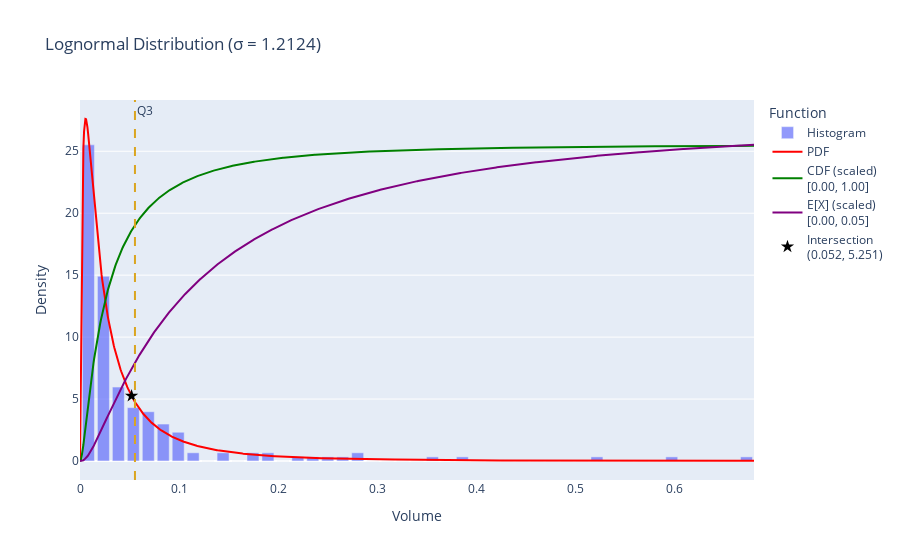

The code cell stored with this chart in its notebook:
### Markdown cell above
### Plot histogram, PDF, CDF, and E[X]

### Code cell
import numpy as np
import plotly.graph_objects as go
from plotly.subplots import make_subplots
from scipy.stats import lognorm
from scipy.integrate import cumtrapz


def plot_normalized_distribution(data, shape, loc, scale, x_intersect):

    """
    Plot histogram, PDF, CDF, and E[X] for the given data and fitted lognormal distribution.
    All curves are scaled to match the histogram height. Also includes Q3 line and intersection point.
    
    :param data: Array of data
    :param shape: Shape parameter of the fitted lognormal distribution
    :param loc: Location parameter of the fitted lognormal distribution
    :param scale: Scale parameter of the fitted lognormal distribution
    :param x_intersect: x-coordinate of the intersection point
    """
    # Create figure
    fig = make_subplots(rows=1, cols=1)

    # Generate x values for plotting
    x = np.linspace(0, max(data), 1000)

    # Calculate PDF, CDF, and E[X]
    pdf = lognorm.pdf(x, shape, loc, scale)
    cdf = lognorm.cdf(x, shape, loc, scale)
    ex = cumtrapz(x * pdf, x, initial=0)

    # Calculate histogram
    hist, bin_edges = np.histogram(data, bins='auto', density=True)
    bin_centers = (bin_edges[:-1] + bin_edges[1:]) / 2

    # Scale CDF and E[X] to match histogram height
    max_hist_height = np.max(hist)
    cdf_scaled = cdf * max_hist_height
    ex_scaled = ex * (max_hist_height / ex[-1])

    # Calculate intersection point
    y_intersect = lognorm.pdf(x_intersect, shape, loc, scale)
    
    # Calculate ranges for CDF and E[X]
    cdf_range = f"[{cdf[0]:.2f}, {cdf[-1]:.2f}]"
    ex_range = f"[{ex[0]:.2f}, {ex[-1]:.2f}]"
    intersect_coords = f"({x_intersect:.3f}, {y_intersect:.3f})"

    # Add histogram
    fig.add_trace(go.Bar(x=bin_centers, y=hist, name='Histogram', opacity=0.7))

    # Add PDF
    fig.add_trace(go.Scatter(x=x, y=pdf, mode='lines', name='PDF', line=dict(color='red')))

    # Add scaled CDF
    fig.add_trace(go.Scatter(x=x, y=cdf_scaled, mode='lines', name=f'CDF (scaled)<br>{cdf_range}', line=dict(color='green')))

    # Add scaled E[X]
    fig.add_trace(go.Scatter(x=x, y=ex_scaled, mode='lines', name=f'E[X] (scaled)<br>{ex_range}', line=dict(color='purple')))

    # Calculate Q3 and add vertical line
    q3 = np.percentile(data, 75)
    fig.add_vline(x=q3, line_dash="dash", line_color="goldenrod", line_width=2, name='Q3', annotation_text="Q3", annotation_position="top right")

    # Add intersection point
    fig.add_trace(go.Scatter(
        x=[x_intersect], y=[y_intersect], mode='markers', 
        marker=dict(size=10, color='black', symbol='star'),
        name=f'Intersection<br>{intersect_coords}'
    ))

    # Update layout
    fig.update_layout(
        title=f"Lognormal Distribution (σ = {shape:.4f})",
        xaxis_title='Volume',
        yaxis_title='Density',
        legend_title='Function',
        hovermode='x unified',
    )

    # Show the plot
    fig.show()

# Search for PDF and E[X] intersection
x_intersect = find_pdf_ex_intersection(volumes)
print(f"Intersection point: x = {x_intersect:.4f}")

# Plot the distribution
plot_normalized_distribution(volumes, shape, loc, scale, x_intersect)

### Figure 1 — Plotly figure (JSON) as saved in the notebook; plotly's stock layout.template omitted (floating-point values rounded to 4 significant figures; data arrays with more than 128 entries replaced by an {"elided": "..."} marker saying what was removed)
{"data": [{"name": "Histogram", "opacity": 0.7, "type": "bar", "x": [0.008535, 0.02362, 0.03871, 0.0538, 0.06889, 0.08397, 0.09906, 0.1142, 0.1292, 0.1443, 0.1594, 0.1745, 0.1896, 0.2047, 0.2198, 0.2349, 0.2499, 0.265, 0.2801, 0.2952, 0.3103, 0.3254, 0.3405, 0.3556, 0.3706, 0.3857, 0.4008, 0.4159, 0.431, 0.4461, 0.4612, 0.4763, 0.4913, 0.5064, 0.5215, 0.5366, 0.5517, 0.5668, 0.5819, 0.597, 0.6121, 0.6271, 0.6422, 0.6573, 0.6724], "y": [25.52, 14.91, 5.965, 4.308, 3.977, 2.983, 2.32, 0.6628, 0, 0.6628, 0, 0.6628, 0.6628, 0, 0.3314, 0.3314, 0.3314, 0.3314, 0.6628, 0, 0, 0, 0, 0.3314, 0, 0.3314, 0, 0, 0, 0, 0, 0, 0, 0, 0.3314, 0, 0, 0, 0, 0.3314, 0, 0, 0, 0, 0.3314]}, {"line": {"color": "red"}, "mode": "lines", "name": "PDF", "type": "scatter", "x": {"elided": "1000 float values"}, "y": {"elided": "1000 float values"}}, {"line": {"color": "green"}, "mode": "lines", "name": "CDF (scaled)<br>[0.00, 1.00]", "type": "scatter", "x": {"elided": "1000 float values"}, "y": {"elided": "1000 float values"}}, {"line": {"color": "purple"}, "mode": "lines", "name": "E[X] (scaled)<br>[0.00, 0.05]", "type": "scatter", "x": {"elided": "1000 float values"}, "y": {"elided": "1000 float values"}}, {"marker": {"color": "black", "size": 10, "symbol": "star"}, "mode": "markers", "name": "Intersection<br>(0.052, 5.251)", "type": "scatter", "x": [0.05203], "y": [5.251]}], "layout": {"annotations": [{"showarrow": false, "text": "Q3", "x": 0.05544, "xanchor": "left", "xref": "x", "y": 1, "yanchor": "top", "yref": "y domain"}], "hovermode": "x unified", "legend": {"title": {"text": "Function"}}, "shapes": [{"line": {"color": "goldenrod", "dash": "dash", "width": 2}, "name": "Q3", "type": "line", "x0": 0.05544, "x1": 0.05544, "xref": "x", "y0": 0, "y1": 1, "yref": "y domain"}], "title": {"text": "Lognormal Distribution (σ = 1.2124)"}, "xaxis": {"anchor": "y", "domain": [0, 1], "title": {"text": "Volume"}}, "yaxis": {"anchor": "x", "domain": [0, 1], "title": {"text": "Density"}}}}
